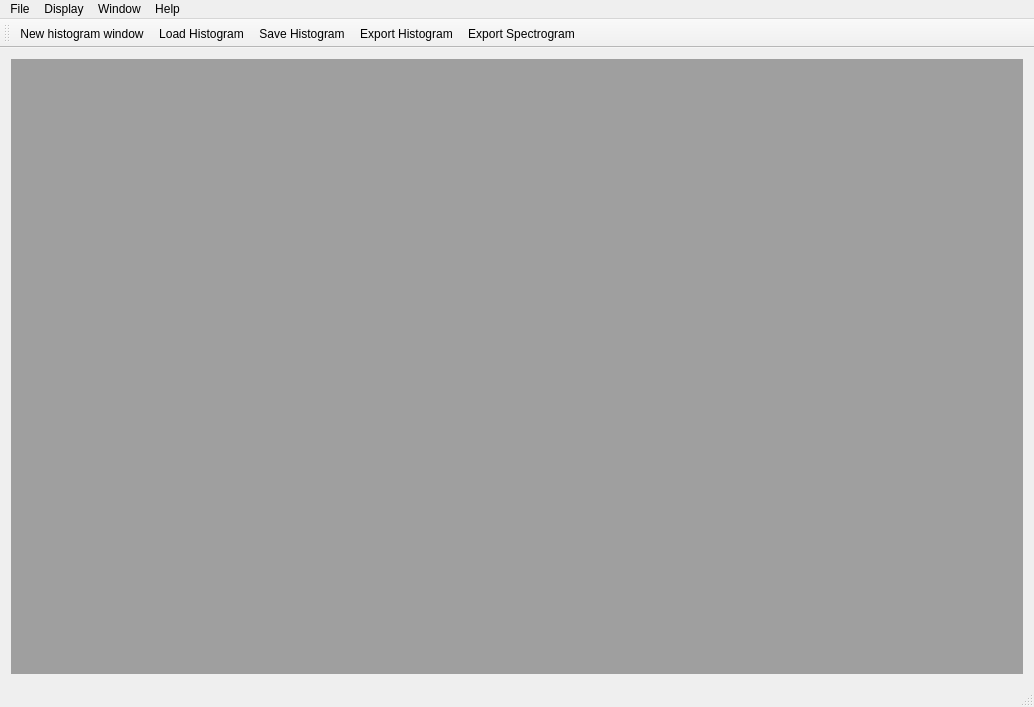
<?xml version="1.0" encoding="UTF-8"?>
<ui version="4.0">
 <class>mvme</class>
 <widget class="QMainWindow" name="mvme">
  <property name="geometry">
   <rect>
    <x>0</x>
    <y>0</y>
    <width>1034</width>
    <height>707</height>
   </rect>
  </property>
  <property name="windowTitle">
   <string>MainWindow</string>
  </property>
  <widget class="QWidget" name="centralWidget">
   <layout class="QVBoxLayout" name="verticalLayout">
    <item>
     <widget class="QMdiArea" name="mdiArea"/>
    </item>
   </layout>
  </widget>
  <widget class="QMenuBar" name="menuBar">
   <property name="geometry">
    <rect>
     <x>0</x>
     <y>0</y>
     <width>1034</width>
     <height>24</height>
    </rect>
   </property>
   <widget class="QMenu" name="menuFile">
    <property name="title">
     <string>File</string>
    </property>
    <addaction name="actionLoadConfig"/>
    <addaction name="actionSaveConfig"/>
    <addaction name="actionSaveConfigAs"/>
    <addaction name="actionQuit"/>
   </widget>
   <widget class="QMenu" name="menuDisplay">
    <property name="title">
     <string>Display</string>
    </property>
    <addaction name="actionOpenNewHistogram"/>
    <addaction name="actionSave_Histogram"/>
    <addaction name="actionLoad_Histogram"/>
    <addaction name="separator"/>
   </widget>
   <widget class="QMenu" name="menuHelp">
    <property name="title">
     <string>Help</string>
    </property>
    <addaction name="separator"/>
    <addaction name="actionAbout_mvme"/>
   </widget>
   <widget class="QMenu" name="menuWindow">
    <property name="title">
     <string>Window</string>
    </property>
    <addaction name="actionTile"/>
    <addaction name="actionCascade"/>
   </widget>
   <addaction name="menuFile"/>
   <addaction name="menuDisplay"/>
   <addaction name="menuWindow"/>
   <addaction name="menuHelp"/>
  </widget>
  <widget class="QToolBar" name="mainToolBar">
   <attribute name="toolBarArea">
    <enum>TopToolBarArea</enum>
   </attribute>
   <attribute name="toolBarBreak">
    <bool>false</bool>
   </attribute>
   <addaction name="actionOpenNewHistogram"/>
   <addaction name="actionLoad_Histogram"/>
   <addaction name="actionSave_Histogram"/>
   <addaction name="actionExport_Histogram"/>
   <addaction name="actionExport_Spectrogram"/>
  </widget>
  <widget class="QStatusBar" name="statusBar"/>
  <action name="actionQuit">
   <property name="text">
    <string>&amp;Quit</string>
   </property>
   <property name="shortcut">
    <string>Ctrl+Q</string>
   </property>
   <property name="shortcutContext">
    <enum>Qt::ApplicationShortcut</enum>
   </property>
  </action>
  <action name="actionNew_Display">
   <property name="text">
    <string>New Display</string>
   </property>
  </action>
  <action name="actionClose">
   <property name="text">
    <string>Close</string>
   </property>
  </action>
  <action name="actionOpenNewHistogram">
   <property name="text">
    <string>New histogram window</string>
   </property>
  </action>
  <action name="actionSave_Histogram">
   <property name="text">
    <string>Save Histogram</string>
   </property>
  </action>
  <action name="actionAbout_mvme">
   <property name="text">
    <string>About mvme</string>
   </property>
  </action>
  <action name="actionTile">
   <property name="text">
    <string>Tile</string>
   </property>
  </action>
  <action name="actionCascade">
   <property name="text">
    <string>Cascade</string>
   </property>
  </action>
  <action name="actionOpenNewChannelSpectrogram">
   <property name="text">
    <string>Open new channel spectrogram</string>
   </property>
  </action>
  <action name="actionLoad_Histogram">
   <property name="text">
    <string>Load Histogram</string>
   </property>
  </action>
  <action name="actionExport_Histogram">
   <property name="text">
    <string>Export Histogram</string>
   </property>
  </action>
  <action name="actionExport_Spectrogram">
   <property name="text">
    <string>Export Spectrogram</string>
   </property>
  </action>
  <action name="actionSaveConfig">
   <property name="text">
    <string>Save Config</string>
   </property>
  </action>
  <action name="actionLoadConfig">
   <property name="text">
    <string>Load Config</string>
   </property>
  </action>
  <action name="actionSaveConfigAs">
   <property name="text">
    <string>Save Config As</string>
   </property>
  </action>
 </widget>
 <layoutdefault spacing="6" margin="11"/>
 <resources/>
 <connections>
  <connection>
   <sender>actionQuit</sender>
   <signal>triggered()</signal>
   <receiver>mvme</receiver>
   <slot>close()</slot>
   <hints>
    <hint type="sourcelabel">
     <x>-1</x>
     <y>-1</y>
    </hint>
    <hint type="destinationlabel">
     <x>516</x>
     <y>353</y>
    </hint>
   </hints>
  </connection>
  <connection>
   <sender>actionAbout_mvme</sender>
   <signal>triggered()</signal>
   <receiver>mvme</receiver>
   <slot>displayAbout()</slot>
   <hints>
    <hint type="sourcelabel">
     <x>-1</x>
     <y>-1</y>
    </hint>
    <hint type="destinationlabel">
     <x>516</x>
     <y>353</y>
    </hint>
   </hints>
  </connection>
  <connection>
   <sender>actionOpenNewHistogram</sender>
   <signal>triggered()</signal>
   <receiver>mvme</receiver>
   <slot>createNewHistogram()</slot>
   <hints>
    <hint type="sourcelabel">
     <x>-1</x>
     <y>-1</y>
    </hint>
    <hint type="destinationlabel">
     <x>516</x>
     <y>353</y>
    </hint>
   </hints>
  </connection>
  <connection>
   <sender>actionCascade</sender>
   <signal>triggered()</signal>
   <receiver>mvme</receiver>
   <slot>cascade()</slot>
   <hints>
    <hint type="sourcelabel">
     <x>-1</x>
     <y>-1</y>
    </hint>
    <hint type="destinationlabel">
     <x>516</x>
     <y>353</y>
    </hint>
   </hints>
  </connection>
  <connection>
   <sender>actionTile</sender>
   <signal>triggered()</signal>
   <receiver>mvme</receiver>
   <slot>tile()</slot>
   <hints>
    <hint type="sourcelabel">
     <x>-1</x>
     <y>-1</y>
    </hint>
    <hint type="destinationlabel">
     <x>516</x>
     <y>353</y>
    </hint>
   </hints>
  </connection>
 </connections>
 <slots>
  <slot>displayAbout()</slot>
  <slot>createNewHistogram()</slot>
  <slot>tile()</slot>
  <slot>cascade()</slot>
  <slot>createNewChannelSpectrogram()</slot>
 </slots>
</ui>
